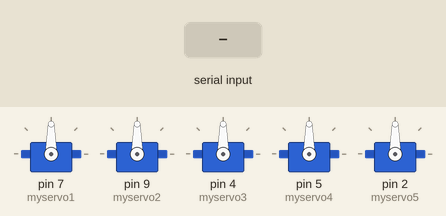
This sketch was run on a simulated Arduino Uno, built with avr-gcc and run on an emulated ATmega328P. Shown: 5 × servo. Inputs (shaded band) come from the test bench.

Above: at 1.2 s.
1.3 s: "0" received over Serial
At 1.7 s:
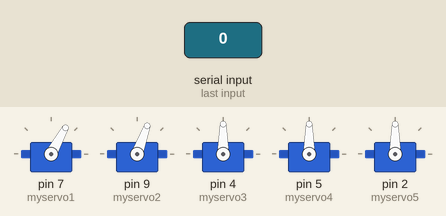
2.9 s: "1" received over Serial
At 4.1 s:
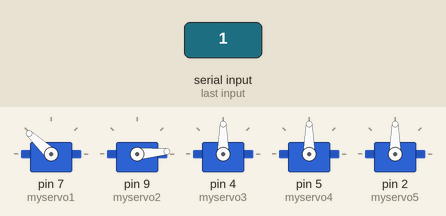
4.5 s: "2" received over Serial
At 5.3 s:
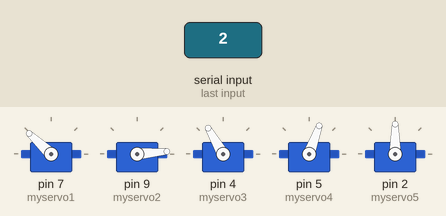
6.1 s: "3" received over Serial
At 6.5 s:
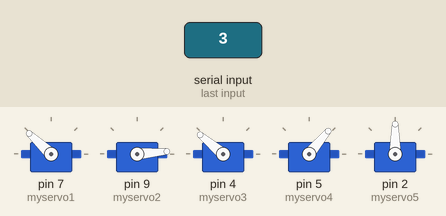
7.7 s: "4" received over Serial
At 8.9 s:
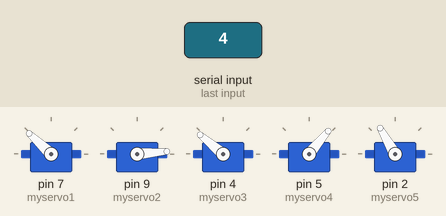
9.3 s: "5" received over Serial
At 10.2 s:
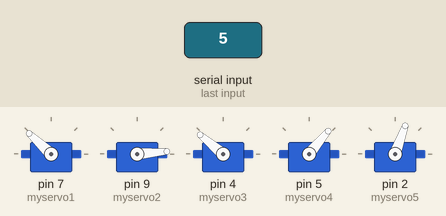
Timing chart, 0 to 11.9 s (numbered marks = the images above; inputs shaded):
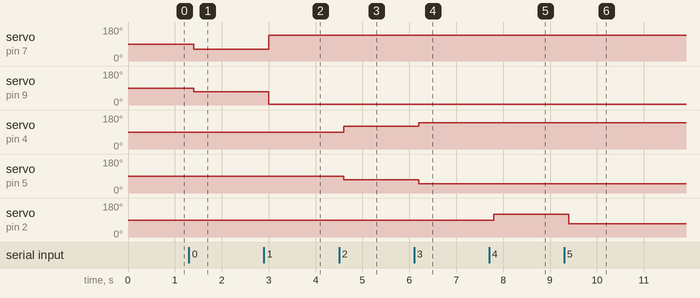

Measured:
- after the input at 1.3 s, servo on pin 7 (myservo1): 90° → 61° after 0.10 s; servo on pin 9 (myservo2): 90° → 70° after 0.10 s
- after the input at 2.9 s, servo on pin 7 (myservo1): 61° → 137° after 0.10 s; servo on pin 9 (myservo2): 70° → 5° after 0.10 s
- after the input at 4.5 s, servo on pin 4 (myservo3): 90° → 120° after 0.10 s; servo on pin 5 (myservo4): 90° → 70° after 0.10 s
- after the input at 6.1 s, servo on pin 4 (myservo3): 120° → 140° after 0.10 s; servo on pin 5 (myservo4): 70° → 50° after 0.10 s
- after the input at 7.7 s, servo on pin 2 (myservo5): 90° → 120° after 0.10 s
- after the input at 9.3 s, servo on pin 2 (myservo5): 120° → 70° after 0.10 s

The sketch:

sketch_apr25a.ino
```cpp
#include <Servo.h>

Servo myservo1, myservo2,myservo3,myservo4,myservo5;  // create servo object to control a servo

void setup()
{
  Serial.begin(115200);
  myservo1.attach(7);
  myservo2.attach(9);
  myservo3.attach(4);
  myservo4.attach(5);
  myservo5.attach(2);
}

void loop()
{
  int order;
  if (Serial.available()){
    delay(100);
    while(Serial.available()>0){
      order=Serial.read();     //reads the value sent from Visual Basic
      if(order=='0') // Ouvrir haur
      {
          myservo1.write(61);
          myservo2.write(70);
      }
      else if(order=='1') // Fermer haut
      {
          myservo1.write(137);
          myservo2.write(5);
      }
          else if(order=='2') // Ouvrir milieu moyen
      {
          myservo3.write(120);
          myservo4.write(70);
      }
          else if(order=='3') // Fermer milieu
      {
          myservo3.write(140);
          myservo4.write(50);
      }
         else if(order=='4') // Ouvrir gobelet
      {
          myservo5.write(120);
      }
         else if(order=='5') // Fermer gobelet
      {
          myservo5.write(70);
      }
        else if(order=='6') // Ouvrir milieu
      {
          myservo3.write(80);
          myservo4.write(110);
      }
    }
  }
}
```
